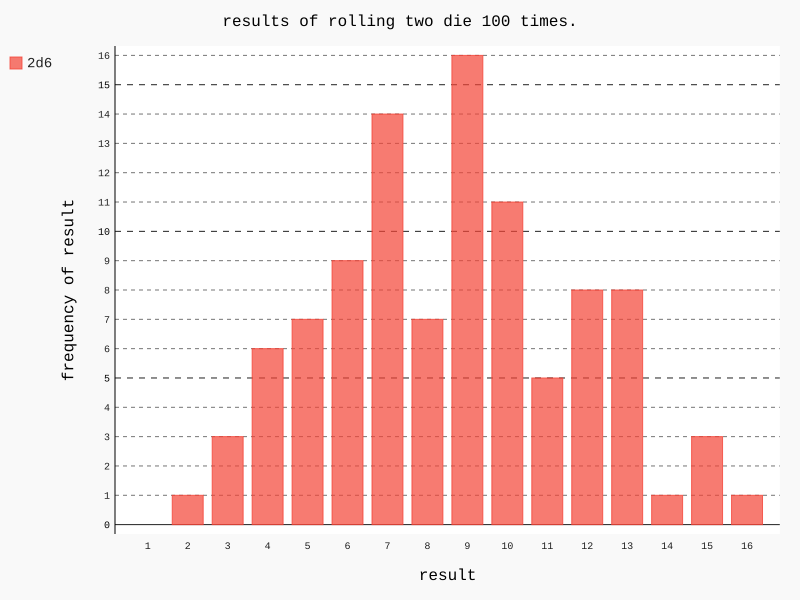

Recreate this plot in Python.
import pygal

from die import die

die_1=die()
die_2=die(10)
results=[]

for roll_num in range(100):
    result=die_1.roll()+die_2.roll()
    results.append(result)

frequencies=[]
max_result=die_1.num_sides+die_2.num_sides
for value in range(1,max_result+1):
    frequency=results.count(value)
    frequencies.append(frequency)

hist=pygal.Bar()

hist.title="results of rolling two die 100 times."
hist.x_labels=['1','2','3','4','5','6','7','8','9','10','11','12','13','14','15','16']
hist.x_title="result"
hist.y_title="frequency of result"

hist.add('2d6',frequencies)
hist.render_to_file('die_visual.svg')
